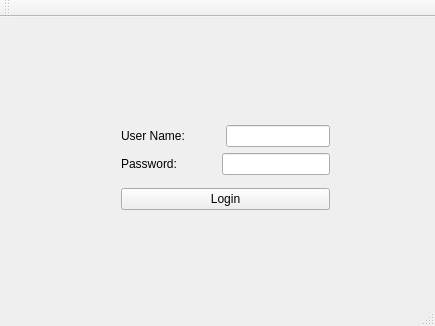
<?xml version="1.0" encoding="UTF-8"?>
<ui version="4.0">
 <class>MainWindow</class>
 <widget class="QMainWindow" name="MainWindow">
  <property name="geometry">
   <rect>
    <x>0</x>
    <y>0</y>
    <width>435</width>
    <height>326</height>
   </rect>
  </property>
  <property name="windowTitle">
   <string>MainWindow</string>
  </property>
  <widget class="QWidget" name="centralWidget">
   <widget class="QWidget" name="layoutWidget">
    <property name="geometry">
     <rect>
      <x>110</x>
      <y>90</y>
      <width>231</width>
      <height>121</height>
     </rect>
    </property>
    <layout class="QVBoxLayout" name="verticalLayout_2">
     <item>
      <layout class="QVBoxLayout" name="verticalLayout">
       <item>
        <layout class="QHBoxLayout" name="horizontalLayout">
         <item>
          <widget class="QLabel" name="label">
           <property name="text">
            <string>User Name:</string>
           </property>
          </widget>
         </item>
         <item>
          <spacer name="horizontalSpacer">
           <property name="orientation">
            <enum>Qt::Horizontal</enum>
           </property>
           <property name="sizeHint" stdset="0">
            <size>
             <width>40</width>
             <height>20</height>
            </size>
           </property>
          </spacer>
         </item>
         <item>
          <widget class="QLineEdit" name="txtUser"/>
         </item>
        </layout>
       </item>
       <item>
        <layout class="QHBoxLayout" name="horizontalLayout_2">
         <item>
          <widget class="QLabel" name="label_2">
           <property name="text">
            <string>Password:</string>
           </property>
          </widget>
         </item>
         <item>
          <spacer name="horizontalSpacer_2">
           <property name="orientation">
            <enum>Qt::Horizontal</enum>
           </property>
           <property name="sizeHint" stdset="0">
            <size>
             <width>40</width>
             <height>20</height>
            </size>
           </property>
          </spacer>
         </item>
         <item>
          <widget class="QLineEdit" name="txtPass">
           <property name="echoMode">
            <enum>QLineEdit::Password</enum>
           </property>
          </widget>
         </item>
        </layout>
       </item>
      </layout>
     </item>
     <item>
      <widget class="QPushButton" name="btnLogin">
       <property name="text">
        <string>Login</string>
       </property>
      </widget>
     </item>
    </layout>
   </widget>
  </widget>
  <widget class="QMenuBar" name="menuBar">
   <property name="geometry">
    <rect>
     <x>0</x>
     <y>0</y>
     <width>435</width>
     <height>17</height>
    </rect>
   </property>
  </widget>
  <widget class="QToolBar" name="mainToolBar">
   <attribute name="toolBarArea">
    <enum>TopToolBarArea</enum>
   </attribute>
   <attribute name="toolBarBreak">
    <bool>false</bool>
   </attribute>
  </widget>
  <widget class="QStatusBar" name="statusBar"/>
 </widget>
 <layoutdefault spacing="6" margin="11"/>
 <resources/>
 <connections/>
</ui>
